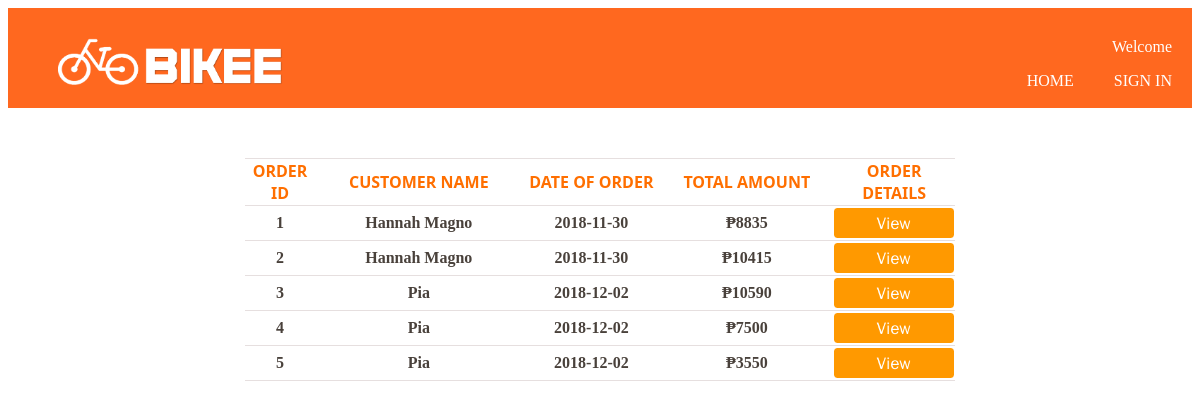
The app's page /ViewOrder.php with its own data.
### tables this page shows
CREATE TABLE `orderin` (
  `orderid` int(11) NOT NULL,
  `custid` int(11) NOT NULL,
  `orderDate` date NOT NULL,
  `totalAmount` double NOT NULL
);

CREATE TABLE `customers` (
  `id` int(11) NOT NULL,
  `name` varchar(100) NOT NULL,
  `username` varchar(100) NOT NULL,
  `password` varchar(100) NOT NULL,
  `email` varchar(100) NOT NULL,
  `address` varchar(100) NOT NULL,
  `contact` varchar(100) NOT NULL
);

### ViewOrder.php (the view, shortened to what this page needs)
</head>
<body>
<?php
include('Conn.php');
include('Header.php');
mysqli_select_db($conn,"bikeshop");
$sql = "SELECT orderin.orderid, orderin.orderDate, orderin.totalAmount, customers.name FROM orderin, customers WHERE orderin.custid=customers.id";
$result = $conn->query($sql);
if (!empty($result)) {
	echo "<div align='center'><table width=60% style='align:center; border-color:#E6DFDF;margin-top:50px' border=1  frame=hsides rules=rows><tr>
	<th width=10%>Order ID</th>
    <th width=30%>Customer Name</th>
    <th width=20%>Date of Order</th>
	<th width=25%>Total Amount</th>
	<th width=20%>Order Details</th>
    </tr> ";
    while($row = mysqli_fetch_assoc($result))
   {
    echo '<tr>';
	echo '<td height="35" style="text-align:center">'.$row['orderid'].'</td>';
    echo '<td style="text-align:center">'.$row['name'].'</td>';
    echo '<td style="text-align:center">'.$row['orderDate'].'</td>';
	echo '<td style="text-align:center">'.'₱'.$row['totalAmount'].'</td>';
    echo '<td align="center">';
	$orderid = $row["orderid"]; ?>
	<a href="ViewOrderDetails.php?username=<?php echo $_GET['username']; ?>&orderid=<?php echo $orderid; ?>"><img src="button_view.png" style="width:120px;height: 30px"/></a>
	<?php
	echo '</td>';
	echo '</tr>';
	}  echo '</table></div>';
	} else {
		echo '<div style="text-align:center">';
    	echo '<br/><br/><br/><br/><br/><br/><br/><br/><br/><br/><br/>';
    	echo "You don't have orders yet";
	}
?>
</body>
</html>

### Header.php (shortened to what this page needs)
<!DOCTYPE html>
<html>
<head>
	<link rel="stylesheet" type="text/css" href="style.css">
</head>
<body>
	<header style="background-color:#FF681F">
		<div class="containter">
  			<div id="left_side">
			  <div class="header">
			  		<img src="bikee.png" alt="logo" style="width: 250px;height: 75px" />
				</div>
			</div>
			<nav>
				<p class="welcome">Welcome
				<ul>
					<?php  if (!isset($_GET['username'])) : ?>
						<li><a href="SignIn.php">Sign In</a></li>
					<?php endif ?>
					<li><a href="Home.php?username=<?php echo $_GET['username']; ?>">Home</a></li>
				</ul>
			</nav>
		</div>
	</header>
</body>
</html>

### style.css (style rules this page uses)
.welcome { margin-top:0px; margin-right:20px; text-align: right; }

### Header.php (style rules this page uses)
header #left_side { float:left; margin-left:50px; }
header li { float:right; color:#ffffff; list-style-type: none; padding: 0 20px 0 20px; }
header { color:#ffffff; padding-top:30px; min-height:70px; }
header a { color:#ffffff; text-transform: uppercase; text-decoration:none; font-size:16px; }

### ViewOrder.php (style rules this page uses)
td { font-family:Calibri; font-weight: bold; color:#49413B; }
th { font-family:system-ui; text-transform: uppercase; color:#FF6F00; }

### records on screen
orderin: orderid "1", custid.name "Hannah Magno", orderDate "2018-11-30", totalAmount "8835"
orderin: orderid "2", custid.name "Hannah Magno", orderDate "2018-11-30", totalAmount "10415"
orderin: orderid "3", custid.name "Pia", orderDate "2018-12-02", totalAmount "10590"
orderin: orderid "4", custid.name "Pia", orderDate "2018-12-02", totalAmount "7500"
orderin: orderid "5", custid.name "Pia", orderDate "2018-12-02", totalAmount "3550"
